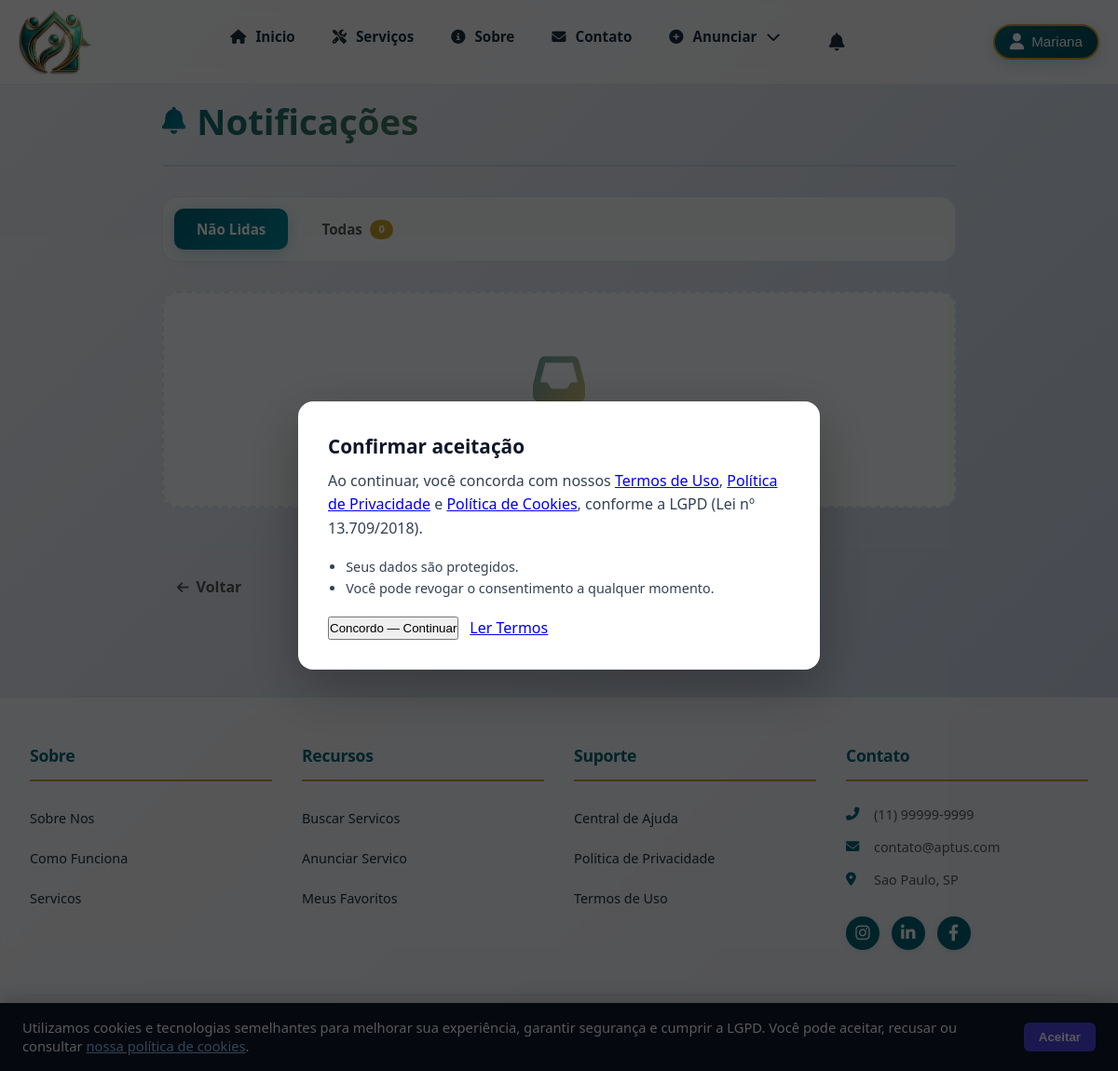
The page /notificacoes (signed in) on the database as committed earlier.
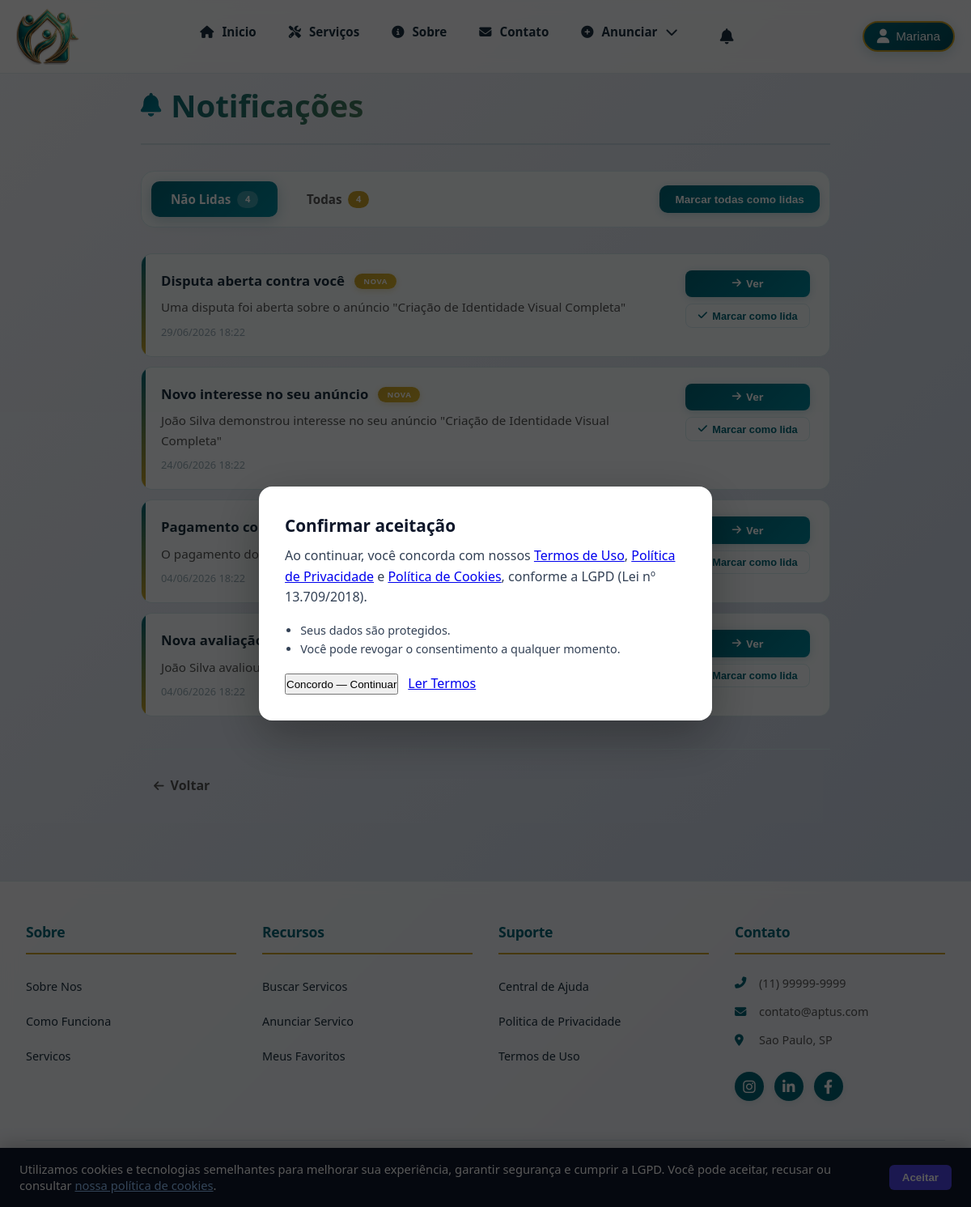
The same page on the database as committed later.
### tables this page shows
CREATE TABLE notificacao (
    id_notificacao INT PRIMARY KEY AUTO_INCREMENT,
    id_usuario INT NOT NULL,
    id_interesse INT NULL,
    tipo VARCHAR(50) NOT NULL,
    titulo VARCHAR(150) NOT NULL,
    mensagem TEXT,
    lida BOOLEAN DEFAULT FALSE,
    tabela_origem VARCHAR(50),
    registro_id INT,
    data_criacao TIMESTAMP DEFAULT CURRENT_TIMESTAMP,
    data_leitura TIMESTAMP NULL,
    FOREIGN KEY (id_usuario) REFERENCES usuario(id_usuario),
    FOREIGN KEY (id_interesse) REFERENCES interesse(id_interesse)
);

### app/Controllers/NotificacaoController.php (called while the page is built, shortened)
<?php
require_once __DIR__ . '/../Models/Notificacao.php';
class NotificacaoController
{
    private $notificacao;
    public function __construct()
    {
        $this->notificacao = new Notificacao();
    }
    public function index()
    {
        $usuarioId = $_SESSION['usuario']['id'];
        $naoLidas = $this->notificacao->getNaoLidas($usuarioId);
        require '../app/Views/notificacoes/index.php';
    }
}

### app/Core/Router.php (called while the page is built, shortened)
<?php
class Router
{
    private $routes = [
        'GET'  => [],
        'POST' => [],
    ];
    private static $routeCache = [];
    public function get($uri, $action, $roles = [])
    {
        $this->routes['GET'][$uri] = [
            'action' => $action,
            'roles'  => $roles,
        ];
    }
    public function post($uri, $action, $roles = [])
    {
        $this->routes['POST'][$uri] = [
            'action' => $action,
            'roles'  => $roles,
        ];
    }
    public function dispatch($requestUri)
    {
        $path = parse_url($requestUri, PHP_URL_PATH);
        $basePath = '/Aptus';
        $path = str_replace($basePath, '', $path);
        $method = $_SERVER['REQUEST_METHOD'];
        $cacheKey = $method . ':' . $path;
        if (isset(self::$routeCache[$cacheKey])) {
            $route  = self::$routeCache[$cacheKey];
            $params = [];
        } else {
            $route  = $this->routes[$method][$path] ?? null;
            $params = [];
            if ($route) {
                self::$routeCache[$cacheKey] = $route;
            }
        }
        $action = $route['action'];
        [$controller, $methodName] = explode('@', $action);
        $controllerInstance = new $controller();
        $controllerInstance->$methodName(...$params);
    }
}

### public/index.php (called while the page is built, shortened)
<?php
require_once __DIR__ . '/../app/Config/config.php';
require_once __DIR__ . '/../app/Config/database.php';
require_once __DIR__ . '/../app/Core/Router.php';
$router = new Router();
$router->dispatch($_SERVER['REQUEST_URI']);

### app/Config/config.php (called while the page is built, shortened)
<?php
class Config
{
    private static $config = [];
    public static function get($key, $default = null)
    {
        return self::$config[$key] ?? $default;
    }
}

### app/Config/database.php (called while the page is built, shortened)
<?php
require_once __DIR__ . '/config.php';
class Database
{
    private static $connection = null;
    public static function getConnection()
    {
        if (self::$connection === null) {
            $host   = Config::get('DB_HOST') ?: '127.0.0.1';
            $port   = Config::get('DB_PORT') ?: '3306';
            $dbname = Config::get('DB_NAME') ?: 'Aptus';
            $user   = Config::get('DB_USER') ?: 'root';
            $pass   = Config::get('DB_PASS') ?: '';
            try {
                self::$connection = new PDO(
                    "mysql:host={$host};port={$port};dbname={$dbname};charset=utf8mb4",
                    $user,
                    $pass,
                    [
                        PDO::ATTR_ERRMODE            => PDO::ERRMODE_EXCEPTION,
                        PDO::ATTR_DEFAULT_FETCH_MODE => PDO::FETCH_ASSOC,
                        PDO::ATTR_EMULATE_PREPARES   => false,
                        PDO::MYSQL_ATTR_INIT_COMMAND => "SET NAMES utf8mb4 COLLATE utf8mb4_unicode_ci",
                        PDO::ATTR_TIMEOUT            => 5,
                    ]
                );
            } catch (PDOException $e) {
                error_log('Falha de conexão MySQL: ' . $e->getMessage());
                throw new RuntimeException(
                    'Serviço temporariamente indisponível. Tente novamente em instantes.',
                    0,
                    $e
                );
            }
        }
        return self::$connection;
    }
}

### app/Models/Notificacao.php (called while the page is built, shortened)
<?php
require_once __DIR__ . '/../Config/database.php';
class Notificacao
{
    private $conn;
    public function __construct()
    {
        $this->conn = Database::getConnection();
    }
    public function getNaoLidas($usuarioId)
    {
        $sql = "SELECT * FROM notificacao
                WHERE id_usuario = ? AND lida = FALSE
                ORDER BY data_criacao DESC";
        $stmt = $this->conn->prepare($sql);
        $stmt->execute([$usuarioId]);
        return $stmt->fetchAll(PDO::FETCH_ASSOC);
    }
}

### app/Views/notificacoes/index.php (the view, shortened to what the rows shown need)
<?php
require_once __DIR__ . '/../layouts/header.php';
$naoLidas = $naoLidas ?? [];
$todas    = $todas    ?? [];
$mostrarTodas = isset($_GET['todas']) && $_GET['todas'] == '1';
$notificacoes = $mostrarTodas ? $todas : $naoLidas;
function urlNotificacao(array $n): string
{
    $tabela = $n['tabela_origem'] ?? '';
    $regId  = (int) ($n['registro_id'] ?? 0);
    switch ($tabela) {
        case 'interesse':
            return $regId ? '/Aptus/interesses/detalhes/' . $regId : '/Aptus/interesses/ativos';
        case 'disputa':
            return $regId ? '/Aptus/disputas/detalhes/' . $regId : '/Aptus/interesses/ativos';
        case 'avaliacao':
            return '/Aptus/interesses/ativos';
        case 'confirmacao_pagamento':
            return '/Aptus/pagamentos';
    }
}
?>
<div class="notificacoes-container">
    <div class="notificacoes-header">
        <h1><i class="fas fa-bell"></i> Notificações</h1>
    </div>
    <?php if (empty($notificacoes)): ?>
        <div class="notificacoes-empty">
            <i class="fas fa-inbox"></i>
            <p>Nenhuma notificação encontrada.</p>
        </div>
    <?php else: ?>
        <div class="notificacoes-list">
            <?php foreach ($notificacoes as $notif): ?>
                <?php $linkDestino = urlNotificacao($notif); ?>
                <div class="notificacao-item <?= $notif['lida'] ? 'lida' : 'nao-lida' ?>">
                    <div class="notificacao-content">
                        <div class="notificacao-titulo">
                            <?= htmlspecialchars($notif['titulo']) ?>
                            <?php if (!$notif['lida']): ?>
                                <span class="notificacao-badge">NOVA</span>
                            <?php endif; ?>
                        </div>
                        <p class="notificacao-mensagem">
                            <?= htmlspecialchars($notif['mensagem']) ?>
                        </p>
                        <small class="notificacao-data">
                            <?= date('d/m/Y H:i', strtotime($notif['data_criacao'])) ?>
                        </small>
                    </div>
                    <div class="notificacao-actions">
                        <?php if ($linkDestino !== ''): ?>
                            <a href="<?= htmlspecialchars($linkDestino) ?>" class="btn-ver">
                                <i class="fas fa-arrow-right"></i> Ver
                            </a>
                        <?php endif; ?>
                        <?php if (!$notif['lida']): ?>
                            <button class="btn-marcar-lida" data-id="<?= $notif['id_notificacao'] ?>">
                                <i class="fas fa-check"></i> Marcar como lida
                            </button>
                        <?php endif; ?>
                    </div>
                </div>
            <?php endforeach; ?>
        </div>
    <?php endif; ?>
</div>
<?php require_once __DIR__ . '/../layouts/footer.php'; ?>

Rows that differ between the two databases and show on the page:
now on this page (row edited): notificacao: titulo "Disputa aberta contra você", lida "NOVA", mensagem "Uma disputa foi aberta sobre o anúncio \"Criação de Identidade Visual Completa\"", data_criacao "29/06/2026 18:22"
now on this page (row edited): notificacao: titulo "Novo interesse no seu anúncio", lida "NOVA", mensagem "João Silva demonstrou interesse no seu anúncio \"Criação de Identidade Visual Completa\"", data_criacao "24/06/2026 18:22"
now on this page (row edited): notificacao: titulo "Pagamento confirmado", mensagem "O pagamento do…", data_criacao "04/06/2026 18:22"
now on this page (row edited): notificacao: titulo "Nova avaliação", mensagem "João Silva avaliou…", data_criacao "04/06/2026 18:22"
Other text that changed with them:
count($naoLidas): (not shown) → "4"
count($todas): "0" → "4"
text now shown: "Marcar todas como lidas"
